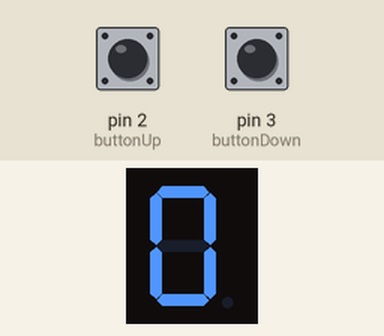
Simulated run of this sketch. Board: Arduino Uno, built with avr-gcc and run on an emulated ATmega328P. Parts: 1-digit seven-segment display. Wiring (inferred from the names in the program): 1-digit 7-segment display, segments lit when HIGH: segments pin 4, pin 5, pin 6, pin 7, pin 8, pin 9, pin 10. The test bench sets the inputs (shaded band); at power-on: pin 2 (buttonUp) HIGH, pin 3 (buttonDown) HIGH. The segment pins are drawn as the display they are named for.

Above: at 1.2 s.
1.3 s: pin 2 (buttonUp) pulled LOW for 1 s
At 2.6 s:
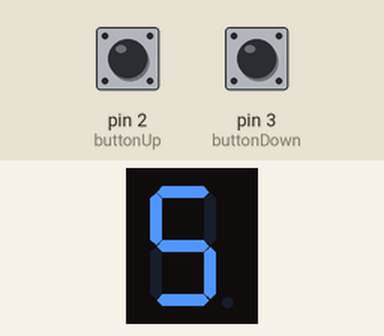
3.8 s: pin 3 (buttonDown) pulled LOW for 3.2 s
At 7.3 s:
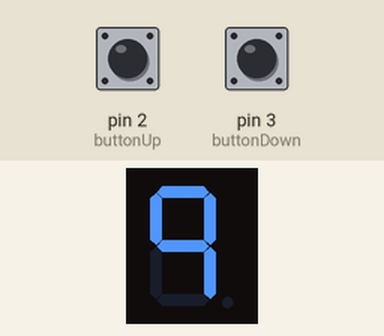
Timing chart, 0 to 8.8 s (numbered marks = the images above; inputs shaded):
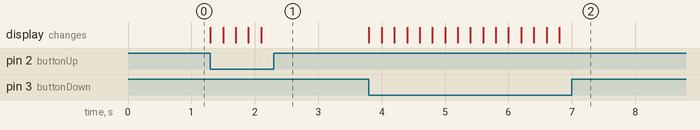

The sketch:

2_-_Countere.ino
```cpp
int segmentPins[] = {4,5,6,7,8,9,10};
int buttonUp = 2;
int buttonDown = 3;

int counter = 0; //starting number
const int numDigits = 10; //max digits

const byte digits[numDigits][7] = {//sir's better library
  {1,1,1,1,1,1,0},//0
  {0,1,1,0,0,0,0},//1
  {1,1,0,1,1,0,1},//2
  {1,1,1,1,0,0,1},//3
  {0,1,1,0,0,1,1},//4
  {1,0,1,1,0,1,1},//5
  {1,0,1,1,1,1,1},//6
  {1,1,1,0,0,0,0},//7
  {1,1,1,1,1,1,1},//8
  {1,1,1,0,0,1,1},//9
};

void setup() {
  displayDigit(0);
  Serial.begin(9600);
  for (int i = 0; i < 7; i++){ //i becomes 0 before the codeblock is run, if i is less than 7, add to i everythime it loops
	pinMode(segmentPins[i], OUTPUT); //sets all pins inside the brackets of line 1 into OUTPUT
  }
	pinMode(buttonUp, INPUT_PULLUP); //ok i pullup, hop out at the afterparty, I take you back in that rari
	pinMode(buttonDown, INPUT_PULLUP);
}

void loop() {
  if (digitalRead(buttonUp) == LOW)
	{
		counter++;
    		if (counter >= numDigits) counter = 0;
    		displayDigit(counter);
		delay(200);
  	}
  if (digitalRead(buttonDown) == LOW)
	{
		counter--;
    	if (counter < 0) counter = numDigits - 1;
    	displayDigit(counter);
		delay(200);
  	}

}

void displayDigit(int digit){
  for (int i = 0; i < 7; i++){  //see coments on line 24
	digitalWrite(segmentPins[i], digits[digit][i]);
  }
}
```

Measured:
- after the input at 1.3 s, the display: first changes at once (image 1 shows a later state)
- after the input at 3.8 s, the display: first changes at once (image 2 shows a later state)
